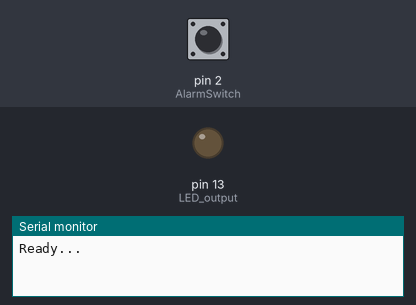
Bench run of a sketch on a simulated Arduino Uno, built with avr-gcc and run on an emulated ATmega328P. Parts: output pins drawn as LEDs (lit = HIGH), the last lines printed to the serial monitor. Inputs (shaded band) come from the test bench; at power-on: pin 2 (AlarmSwitch) HIGH. The modem accepts every AT command (registered, SIM ready, sends succeed) and sends nothing else.

Above: at 18.2 s.
18.3 s: pin 2 (AlarmSwitch) pulled LOW for 0.25 s
At 18.7 s:
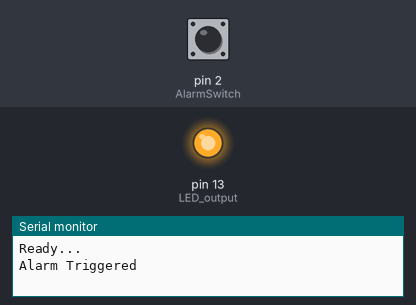
Timing chart, 0 to 21.3 s (numbered marks = the images above; inputs shaded):
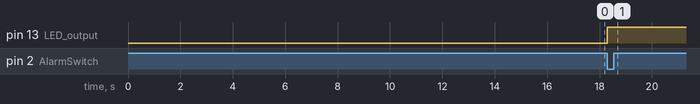

Measured:
- after the input at 18.3 s, pin 13 (LED_output): LOW → HIGH at once

The sketch:

AlarmSMS_YT.ino.ino
```cpp
#include <SoftwareSerial.h>
SoftwareSerial M590(10, 11);  // Define Rx, Tx pins
const int AlarmSwitch = 2;     // Alarm switch interrupt pin
int SwitchState = 0;         // variable for reading the microswitch
volatile int AlarmState = 1;     // Has alarm been sent
int ch = 0;                     //For reading serial characters
String message = "";            //message string
#define MASTER "+34123456789"  //MASTER control phone number

void setup()
{
  delay(15000);        //Wait for M590 to connect to network
  M590.begin(19200);  // Set M590 to this rate. Default 115200 is too high
  Serial.begin (19200); // Serial port for debugging
  pinMode(AlarmSwitch, INPUT);  //Alarm swith input
  pinMode(LED_BUILTIN, OUTPUT); //LED output
  attachInterrupt(0, Alarm, FALLING);  //attach interrupt to pin 2 and Alarm ISR (Interrupt Service Routine)
  M590.begin(19200);    // Start M590 serial
  delay(500);
  M590.print("AT+CMGF=1\r");  // set SMS mode to text
  delay(500);
  M590.print("AT+CSCS=\"GSM\"\r"); // set SMS character set to GSM
  delay(500);
  M590.print("AT+CNMI=2,2,0,0,0\r"); // Output Text message when recieved
  delay(500);
  M590.print("AT+CMGD=4\r"); // delete all SMS messages
  Serial.println("Ready...");

}

void loop()
{
if (AlarmState == 0) {  //Check if alarm triggered
    sendSMS();    //If triggered send SMS
    AlarmState ++; //Alarm has been triggered
    }

if (M590.available()) {          //Check for GSM message
    delay(500);                  //Wait for GSM message
    while (M590.available()) {   //read message to string message
      ch = M590.read();
      message += char(ch);
    delay(100);
     }
    Serial.println(message);     // write message to monitor
    }
      if (message.indexOf("+CMT") > -1) {     //is message SMS?
      delay(200);
      if (message.indexOf(MASTER) > -1) //is message from MASTER control?
        {
      Serial.println("--- MASTER SMS ---");
      if (message.indexOf("Rearm") > -1) {  //Rearm received?
      digitalWrite(LED_BUILTIN, LOW);   //Turn off LED
      message = "";
      M590.print("AT+CMGD=4\r"); // delete all SMS messages
      delay(1000);
      AlarmState ++;  //indicate alarm
      EIFR = (1 << INTF0);    //Clear interrupt buffer!!!
      attachInterrupt(0, Alarm, FALLING);   //Rearm Alarm interrupt
      Serial.println("Rearm");
      delay(1000);
    }
      else {
        Serial.println("NOT MASTER SMS");
      message = "";
      M590.print("AT+CMGD=4\r"); // delete all SMS messages
      delay(1000);
}
   }
  }
}


void Alarm()
{
    digitalWrite(LED_BUILTIN, HIGH);  //Turn on ALarm LED
    AlarmState = 0;
    Serial.println("Alarm Triggered");
    detachInterrupt(0);   //Disable interrupt until rearmed
 }

  void sendSMS()
{
  M590.print("AT+CMGS=\"+34123456789\"\r");  // Set recieving mobile number, with country code
  delay(100);
  M590.print("Trouble at mill!!\r");        // This is the text message
  delay(100);
  M590.print((char)26);                       // End AT command with a ^Z, ASCII code 26
  M590.println();
  String message = "";
  Serial.println("Alarm Sent");
  delay(2000);
  }
```
